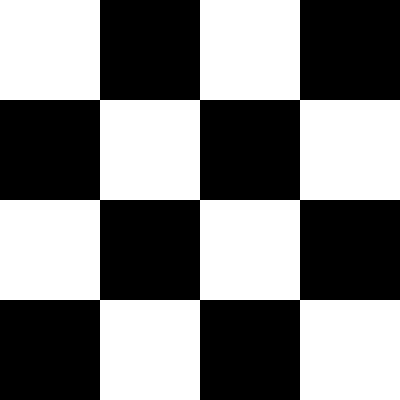
Frame 1 (no input)
Frame 60 (no input): identical to frame 1, image omitted
Frame 120 (the mouse pressed at the canvas centre since frame 60): identical to frame 1, image omitted

The p5.js sketch that drew this single still picture (run headless with seeded random() and noise() and a simulated clock; from frame 60 on, the mouse is pressed at the canvas centre):

// p5.js sketch
// ── sketch.js
function setup() {
  createCanvas(400, 400);
}

function draw() {
  background(0);
  noStroke()
  fill(255)
  rect(0,0,100,100)
  rect(200,0,100,100)
  rect(100,100,100,100)
  rect(300,100,100,100)
  rect(0,200,100,100)
  rect(200,200,100,100)
  rect(100,300,100,100)
  rect(300,300,100,100)
}
